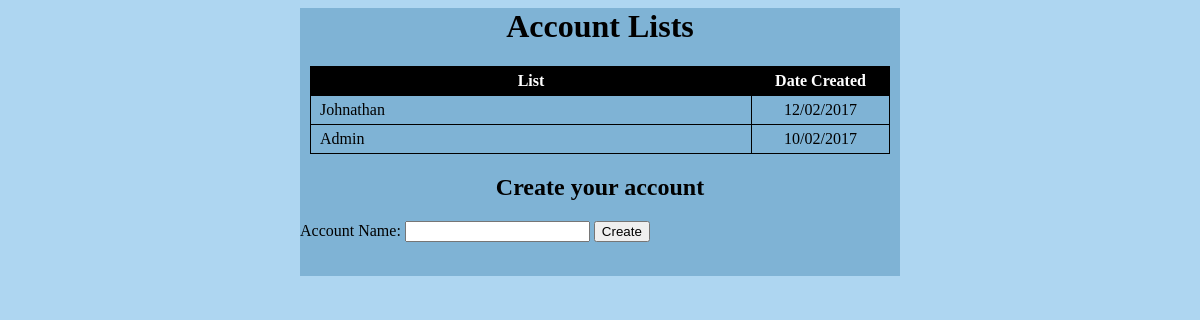
The app's page /accounts/, older data.
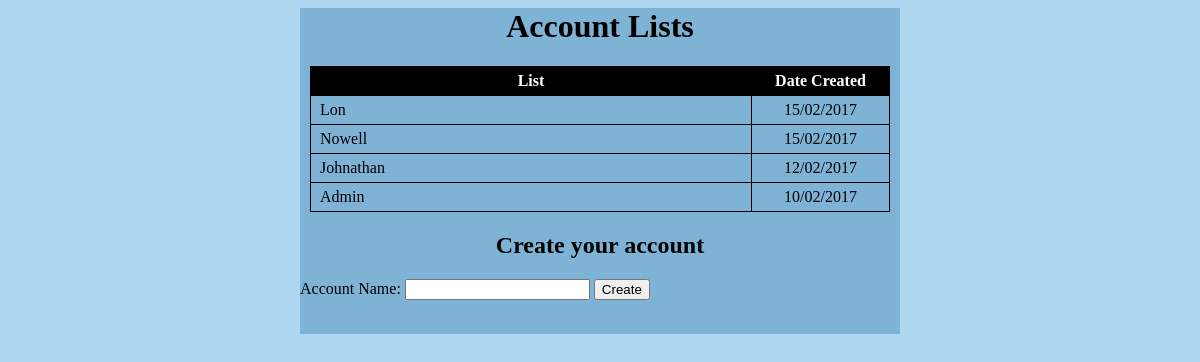
The same page, newer data.
### accounts/models.py (models this page shows, shortened)
class Account(models.Model):
    name = models.CharField(max_length=30)
    create = models.DateTimeField('created')

### accounts/views.py (the view)
def index(request):
    account_list = Account.objects.order_by('-create')
    context = {'account_list':account_list}
    return render(request, 'accounts/index.html', context)

### accounts/templates/accounts/index.html (shortened to what this page needs)
<head><title> Accounts </title></head>
<body style="background-color:#aed6f1;">
<div    align="center"
        style=" width:600px;
                margin:auto;
                background-color:#7fb3d5;">
    <h1>Account Lists</h1>
    {% if account_list %}
    <table width="580">
        <tr>
            <th width="430">List </th>
            <th> Date Created </th>
        </tr>
        {% for account in account_list %}
        <tr onclick="location.href='{% url 'accounts:detail' account.id %}'"
            styte="cursor: pointer">
            <td> &nbsp;{{ account.name }}</td>
            <td style="text-align:center;">{{ account.create|date:"d/m/Y" }}</td>
        </tr>
        {% endfor %}
    </table>
    {% endif %}
    <h2>Create your account</h2>
    <div align="left">
    <form action={% url 'accounts:add_account' %} method="post">
        Account Name: <input type="text" name="account_name" >
        <input type = "submit" value = "Create">
    </form>
    </div>
    <br>
</div>
</body>

Row changes from the older to the newer data that the page shows:
added Account: name "Lon", create "15/02/2017"
added Account: name "Nowell", create "15/02/2017"
